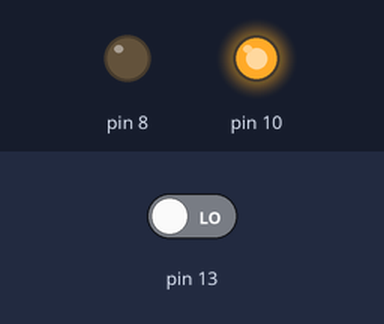
Bench run of a sketch on a simulated Arduino Uno, built with avr-gcc and run on an emulated ATmega328P. Shown: output pins drawn as LEDs (lit = HIGH). The inputs (shaded band) are chosen by the test bench; at power-on: pin 13 LOW.

Above: at 1.2 s.
1.3 s: pin 13 driven HIGH
At 1.75 s:
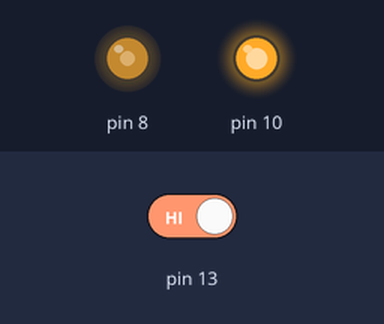
4.3 s: pin 13 driven LOW
At 4.7 s:
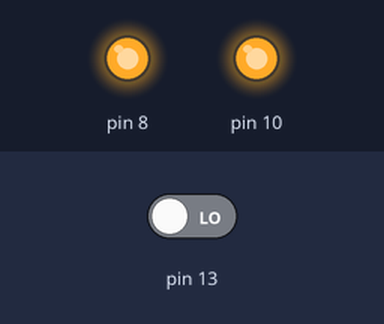
Timing chart, 0 to 7.3 s (numbered marks = the images above; inputs shaded):
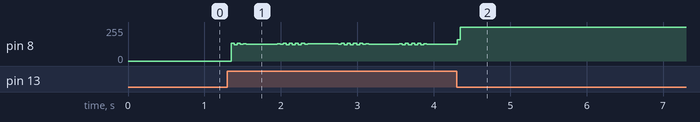

The sketch:

CODIGOFOR.ino
```cpp
void setup() {
  pinMode(8, OUTPUT);
  pinMode(10, OUTPUT);
  pinMode(13, INPUT);
  digitalWrite(10, HIGH);
  }

void loop() {
  if( digitalRead(13) == HIGH ){
      for(long int i = 0; i<500; i++){
        digitalWrite(8, LOW);
      }
      for(long int i = 0; i<500; i++){
        digitalWrite(8, HIGH);
      }
  }
}
```
